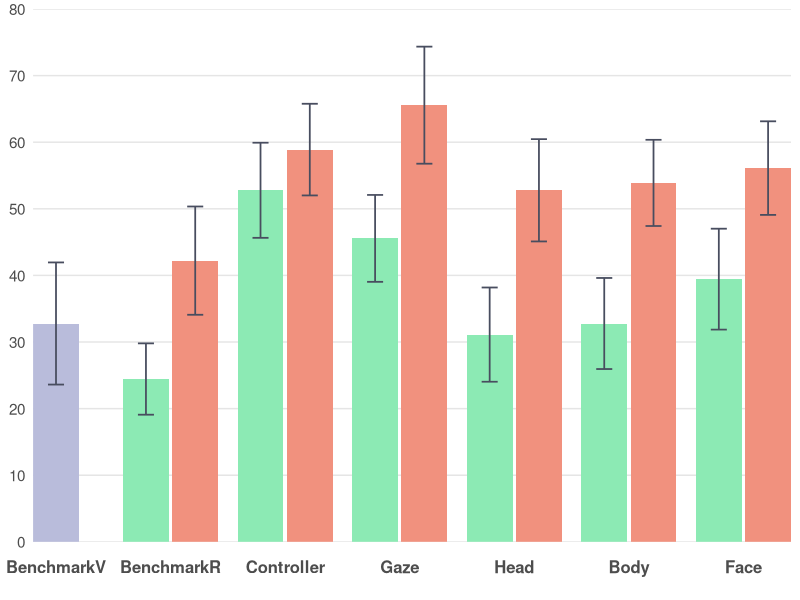
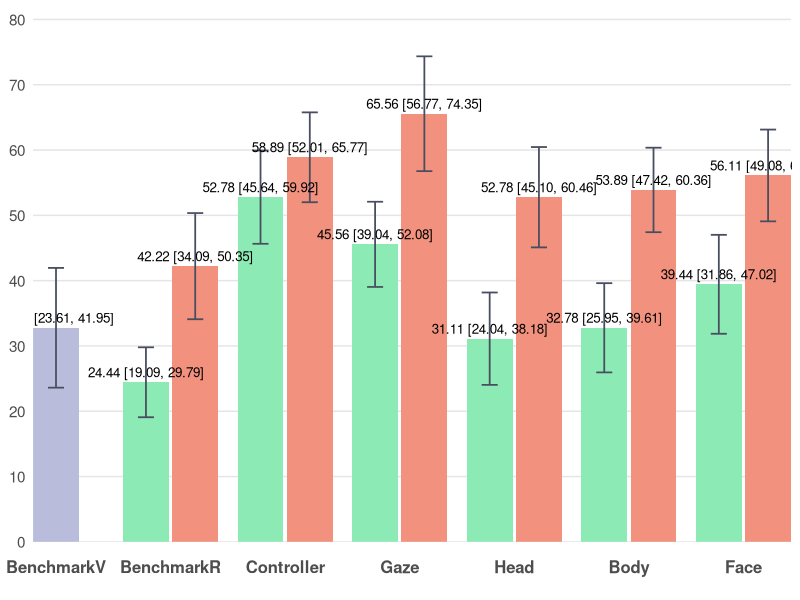

Generate these figures, in order, with R:
# ================= Packages =================
if (!require(ggplot2)) install.packages("ggplot2")
library(ggplot2)

# ================= Data =================
# BenchmarkV: 32.78 (±24.56)
# BenchmarkR: Low 24.44 (±14.34), High 42.22 (±21.77)
# Controller: Low 52.78 (±19.12), High 58.89 (±18.43)
# Gaze: Low 45.56 (±17.47), High 65.56 (±23.54)
# Head: Low 31.11 (±18.94), High 52.78 (±20.57)
# Body: Low 32.78 (±18.30), High 53.89 (±17.33)
# Face: Low 39.44 (±20.29), High 56.11 (±18.82)

bench_mean <- 32.78
bench_sd <- 24.56

dat <- data.frame(
  Category = c("BenchmarkV",
               "BenchmarkR","BenchmarkR",
               "Controller","Controller",
               "Gaze","Gaze",
               "Head","Head",
               "Body","Body",
               "Face","Face"),
  slot     = c("C",
               "L","R",
               "L","R",
               "L","R",
               "L","R",
               "L","R",
               "L","R"),
  series   = c("BenchmarkV",
               "Low","High",
               "Low","High",
               "Low","High",
               "Low","High",
               "Low","High",
               "Low","High"),
  mean     = c(bench_mean,
               24.44, 42.22,      # BenchmarkR Low, High
               52.78, 58.89,      # Controller Low, High
               45.56, 65.56,      # Gaze Low, High
               31.11, 52.78,      # Head Low, High
               32.78, 53.89,      # Body Low, High
               39.44, 56.11),     # Face Low, High
  sd       = c(bench_sd,
               14.34, 21.77,      # BenchmarkR Low, High
               19.12, 18.43,      # Controller Low, High
               17.47, 23.54,      # Gaze Low, High
               18.94, 20.57,      # Head Low, High
               18.30, 17.33,      # Body Low, High
               20.29, 18.82),     # Face Low, High
  stringsAsFactors = FALSE
)

# 固定横轴顺序
dat$Category <- factor(dat$Category,
  levels = c("BenchmarkV","BenchmarkR","Controller","Gaze","Head","Body","Face"))
dat$slot   <- factor(dat$slot, levels = c("L","C","R"))
dat$series <- factor(dat$series, levels = c("Low","BenchmarkV","High"))

# ================= 手动定位（确保居中+相邻柱体有间距） =================
# 以每个类目的中心为整数(1,2,3,...)，在左右各偏移 delta；两柱宽度为 bar_w
group_w <- 0.8               # 每个类目总体占宽（<1 避免挤到相邻类目）
bar_w   <- group_w / 2       # 0.4  柱体宽度保持不变
delta   <- group_w / 4       # 0.2  基础偏移
gap     <- 0.03              # 相邻柱体间距（几个像素）

# 对于非BenchmarkV类别，L和R之间增加间距
offset_map <- c(L = -delta - gap/2, C = 0, R = +delta + gap/2)

x_base <- as.numeric(dat$Category)
dat$x  <- x_base + unname(offset_map[as.character(dat$slot)])

# ================= 配色方案 =================
col_low   <- "#8CEAB4"      # Low
col_high  <- "#F1917E"      # High
col_bench <- "#B9BCDB"      # BenchmarkV

err_col   <- "#484D5F"

theme_base <- theme_minimal(base_size = 13) +
  theme(
    legend.position    = "none",
    panel.background   = element_rect(fill = "#FFFFFF", color = NA),  # 白底
    plot.background    = element_rect(fill = "#FFFFFF", color = NA),  # 白底
    panel.grid.major   = element_blank(),  # 去除所有网格线
    panel.grid.minor   = element_blank(),  # 去除所有网格线
    panel.grid.major.x = element_blank(),
    panel.grid.minor.x = element_blank(),
    panel.grid.major.y = element_blank(),
    panel.grid.minor.y = element_blank(),
    axis.ticks.x       = element_blank(),  # 去除x轴刻度线（底部灰色竖线）
    axis.ticks.y       = element_blank(),  # 去除y轴刻度线（左侧竖着的刻度线）
    axis.line.x        = element_blank(),  # 去除x轴线（底部灰色竖线）
    axis.line.y        = element_blank(),  # 去除y轴线（左侧竖线）
    axis.text.x        = element_text(size = 12, face = "bold", 
                                       margin = margin(t = 10, b = 10)),  # 底部文字距离坐标轴更远
    axis.text.y        = element_text(size = 11),
    axis.title         = element_blank()
  )

# y 轴：从0开始，0-80，组间距10
y_top    <- 80
y_bottom <- 0
y_breaks <- seq(0, 80, by = 10)

# x 轴：用数值坐标，刻度放在每个类目中心
x_breaks <- seq_along(levels(dat$Category))
x_labels <- levels(dat$Category)

# ================= 95% 置信区间计算 =================
n <- 30  # 样本量
df <- n - 1  # 自由度 = 29
t_critical <- qt(0.975, df)  # t分布临界值（95% CI，双尾）
# 计算95% CI的误差范围
dat$ci_margin <- t_critical * (dat$sd / sqrt(n))

# ================= 图1：不带标注 =================
p1 <- ggplot(dat, aes(x = x, y = mean, fill = series)) +
  # 手动添加水平坐标线
  geom_hline(yintercept = y_breaks, color = "#E5E5E5", linewidth = 0.5) +
  geom_col(width = bar_w, position = "identity", colour = NA) +
  geom_errorbar(aes(ymin = mean - ci_margin, ymax = mean + ci_margin),
                width = bar_w * 0.35, color = err_col, linewidth = 0.6,
                position = "identity") +
  scale_fill_manual(values = c(Low = col_low, BenchmarkV = col_bench, High = col_high)) +
  scale_y_continuous(breaks = y_breaks, minor_breaks = NULL) +
  scale_x_continuous(breaks = x_breaks, labels = x_labels, expand = c(0, 0)) +
  coord_cartesian(ylim = c(y_bottom, y_top), expand = 0) +
  theme_base

# ================= 图2：带"均值 (95% CI)"标注 =================
lab_df <- transform(dat, label = sprintf("%.2f [%.2f, %.2f]", mean, 
                                          mean - ci_margin, mean + ci_margin))

p2 <- ggplot(dat, aes(x = x, y = mean, fill = series)) +
  # 手动添加水平坐标线
  geom_hline(yintercept = y_breaks, color = "#E5E5E5", linewidth = 0.5) +
  geom_col(width = bar_w, position = "identity", colour = NA) +
  geom_errorbar(aes(ymin = mean - ci_margin, ymax = mean + ci_margin),
                width = bar_w * 0.35, color = err_col, linewidth = 0.6,
                position = "identity") +
  geom_text(data = lab_df, aes(label = label),
            vjust = -0.5, size = 3.4, position = "identity") +
  scale_fill_manual(values = c(Low = col_low, BenchmarkV = col_bench, High = col_high)) +
  scale_y_continuous(breaks = y_breaks, minor_breaks = NULL) +
  scale_x_continuous(breaks = x_breaks, labels = x_labels, expand = c(0, 0)) +
  coord_cartesian(ylim = c(y_bottom, y_top * 1.02), expand = 0) +
  theme_base

# 保存文件（确保目录存在）
if (!dir.exists("no_labels")) dir.create("no_labels", recursive = TRUE)
if (!dir.exists("with_labels")) dir.create("with_labels", recursive = TRUE)
ggsave("no_labels/perform_no_labels.png", p1, width = 8, height = 3.57, dpi = 300, bg = "white")
ggsave("with_labels/perform_with_labels.png", p2, width = 8, height = 3.91, dpi = 300, bg = "white")
